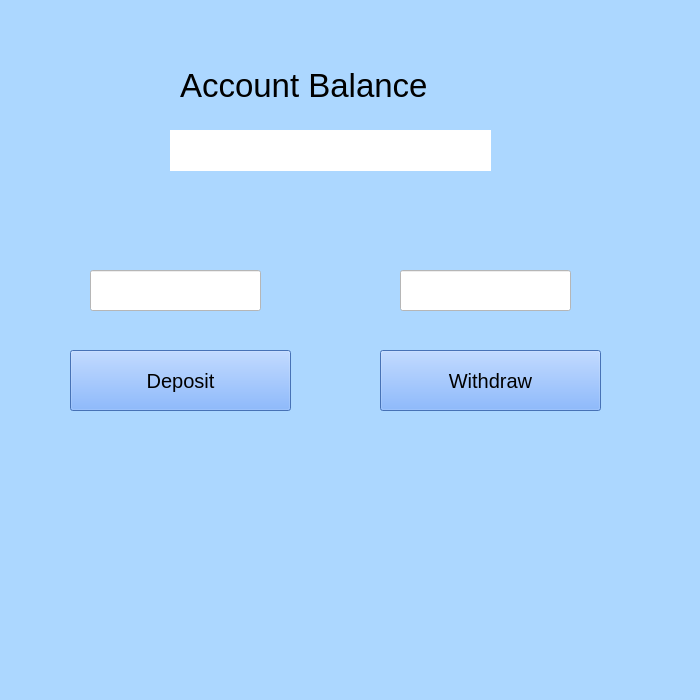
<?xml version="1.0" encoding="UTF-8"?>
<ui version="4.0">
 <class>SecondWindow</class>
 <widget class="QMainWindow" name="SecondWindow">
  <property name="geometry">
   <rect>
    <x>0</x>
    <y>0</y>
    <width>700</width>
    <height>700</height>
   </rect>
  </property>
  <property name="minimumSize">
   <size>
    <width>700</width>
    <height>700</height>
   </size>
  </property>
  <property name="maximumSize">
   <size>
    <width>700</width>
    <height>700</height>
   </size>
  </property>
  <property name="windowTitle">
   <string>MainWindow</string>
  </property>
  <property name="styleSheet">
   <string notr="true">background-color: rgb(172, 215, 255);</string>
  </property>
  <widget class="QWidget" name="centralwidget">
   <widget class="QLabel" name="accountbalance_label">
    <property name="geometry">
     <rect>
      <x>180</x>
      <y>60</y>
      <width>311</width>
      <height>51</height>
     </rect>
    </property>
    <property name="font">
     <font>
      <pointsize>25</pointsize>
     </font>
    </property>
    <property name="text">
     <string>Account Balance</string>
    </property>
   </widget>
   <widget class="QLabel" name="balancenumber_label">
    <property name="geometry">
     <rect>
      <x>170</x>
      <y>130</y>
      <width>321</width>
      <height>41</height>
     </rect>
    </property>
    <property name="font">
     <font>
      <pointsize>20</pointsize>
     </font>
    </property>
    <property name="styleSheet">
     <string notr="true">background-color: rgb(255, 255, 255);</string>
    </property>
    <property name="text">
     <string/>
    </property>
    <property name="alignment">
     <set>Qt::AlignCenter</set>
    </property>
   </widget>
   <widget class="QLineEdit" name="deposit_input">
    <property name="geometry">
     <rect>
      <x>90</x>
      <y>270</y>
      <width>171</width>
      <height>41</height>
     </rect>
    </property>
    <property name="styleSheet">
     <string notr="true">background-color: rgb(255, 255, 255);</string>
    </property>
   </widget>
   <widget class="QLineEdit" name="withdraw_input">
    <property name="geometry">
     <rect>
      <x>400</x>
      <y>270</y>
      <width>171</width>
      <height>41</height>
     </rect>
    </property>
    <property name="styleSheet">
     <string notr="true">background-color: rgb(255, 255, 255);</string>
    </property>
   </widget>
   <widget class="QPushButton" name="deposit_button">
    <property name="geometry">
     <rect>
      <x>70</x>
      <y>350</y>
      <width>221</width>
      <height>61</height>
     </rect>
    </property>
    <property name="font">
     <font>
      <pointsize>15</pointsize>
     </font>
    </property>
    <property name="styleSheet">
     <string notr="true">background-color: rgb(99, 159, 255);</string>
    </property>
    <property name="text">
     <string>Deposit</string>
    </property>
   </widget>
   <widget class="QPushButton" name="withdraw_button">
    <property name="geometry">
     <rect>
      <x>380</x>
      <y>350</y>
      <width>221</width>
      <height>61</height>
     </rect>
    </property>
    <property name="font">
     <font>
      <pointsize>15</pointsize>
     </font>
    </property>
    <property name="styleSheet">
     <string notr="true">background-color: rgb(99, 159, 255);</string>
    </property>
    <property name="text">
     <string>Withdraw</string>
    </property>
   </widget>
   <widget class="QLabel" name="accounterror_label">
    <property name="geometry">
     <rect>
      <x>120</x>
      <y>470</y>
      <width>401</width>
      <height>41</height>
     </rect>
    </property>
    <property name="font">
     <font>
      <pointsize>10</pointsize>
     </font>
    </property>
    <property name="text">
     <string/>
    </property>
    <property name="alignment">
     <set>Qt::AlignCenter</set>
    </property>
   </widget>
  </widget>
  <widget class="QMenuBar" name="menubar">
   <property name="geometry">
    <rect>
     <x>0</x>
     <y>0</y>
     <width>700</width>
     <height>26</height>
    </rect>
   </property>
  </widget>
  <widget class="QStatusBar" name="statusbar"/>
 </widget>
 <resources/>
 <connections/>
</ui>
